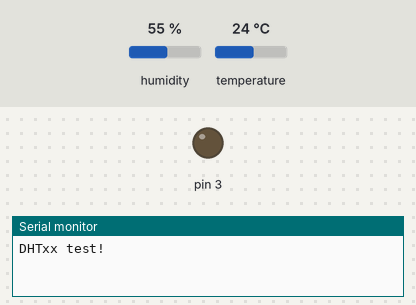
Bench run of a sketch on a simulated Arduino Uno, built with avr-gcc and run on an emulated ATmega328P. On the bench: output pins drawn as LEDs (lit = HIGH), the last lines printed to the serial monitor. The inputs (shaded band) are chosen by the test bench; at power-on: humidity 55 %, temperature 24 °C.

Above: at 1.0 s.
At 5.5 s:
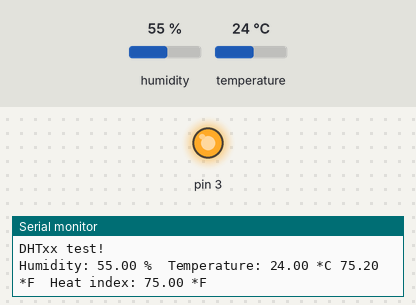
Timing chart, 0 to 7.0 s (numbered marks = the images above):
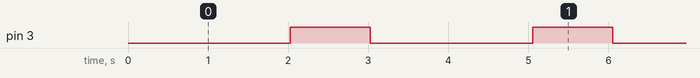

Measured:
- by itself, pin 3: alternates HIGH for 1.0 s and LOW for 2.0 s

The sketch:

arduino_DHT1122_example.ino
```cpp
// Example testing sketch for various DHT humidity/temperature sensors
// Written by ladyada, public domain

#include "DHT.h"

#define DHTPIN 2     // what pin we're connected to

// Uncomment whatever type you're using!
#define DHTTYPE DHT11   // DHT 11
//#define DHTTYPE DHT22   // DHT 22  (AM2302)
//#define DHTTYPE DHT21   // DHT 21 (AM2301)

// Initialize DHT sensor for normal 16mhz Arduino
DHT dht(DHTPIN, DHTTYPE);

void setup() {
  Serial.begin(9600);
  pinMode(3,OUTPUT);
  Serial.println("DHTxx test!");
  dht.begin();
}

void loop() {
  // Wait a few seconds between measurements.
  delay(2000);

  // Reading temperature or humidity takes about 250 milliseconds!
  // Sensor readings may also be up to 2 seconds 'old' (its a very slow sensor)
  float h = dht.readHumidity();
  // Read temperature as Celsius
  float t = dht.readTemperature();
  // Read temperature as Fahrenheit
  float f = dht.readTemperature(true);


  // Check if any reads failed and exit early (to try again).
  if (isnan(h) || isnan(t) || isnan(f)) {
    Serial.println("Failed to read from DHT sensor!");
    return;
  } else {
    digitalWrite(3,HIGH);
    delay(1000);
    digitalWrite(3,LOW);
  }

  // Compute heat index
  // Must send in temp in Fahrenheit!
  float hi = dht.computeHeatIndex(f, h);

  Serial.print("Humidity: ");
  Serial.print(h);
  Serial.print(" %\t");
  Serial.print("Temperature: ");
  Serial.print(t);
  Serial.print(" *C ");
  Serial.print(f);
  Serial.print(" *F\t");
  Serial.print("Heat index: ");
  Serial.print(hi);
  Serial.println(" *F");
}
```

lab02_async_LEDs.ino
```cpp
// Globals
//
// volatile tells the compiler that the variable might
// change outside the main execution thread, which it
// does in the ISR (which the compiler doesn't see),
// so that the compiler won't optimize out parts of
// our code with that variable.
//
// global variable to count the number of overflows
volatile uint8_t tot_overflow;

// initialize timer0, interrupt and variable
// -------------------------------------------
// Flash green LED every 50ms
//
// We use a Timer0 prescaler to reduce a high fequency
// electrical signal to a lower frequency by integer division
//
// We use an interrupt every time the Timer0 overflows
//
void timer0_init()
{
    // set up timer with prescaler = 256
    TCCR0B |= (1 << CS02);

    // initialize counter
    TCNT0 = 0;

    // enable overflow interrupt
    TIMSK0 |= (1 << TOIE0);

    // enable global interrupts
    sei();

    // initialize overflow counter variable
    tot_overflow = 0;
}

// initialize timer1, interrupt and variable
// -------------------------------------------
// Flash blue LED every 1s
//
// We use a Timer1 prescaler to reduce a high fequency
// electrical signal to a lower frequency by integer division
//
// We use Clear Timer on Compare (CTC) mode
//
// We use Interrupts with CTC mode
//
void timer1_init()
{
    // set up timer with prescaler = 256 and CTC mode
    TCCR1B |= (1 << WGM12)|(1 << CS12);

    // initialize counter
    TCNT1 = 0;

    // initialize compare value
    OCR1A = 62500;

    // enable compare interrupt
    TIMSK1 |= (1 << OCIE1A);
}

// initialize timer2
// -------------------------------------------
// Flash red LED every 16ms
//
// We use a Timer0 prescaler to reduce a high fequency
// electrical signal to a lower frequency by integer division
//
// We use Clear Timer on Compare (CTC) mode
//
// We use Hardware CTC Mode without interrupts
//
void timer2_init()
{
    // set up timer OC2A pin in toggle mode and CTC mode
    TCCR2A |= (1 << COM2A0)|(1 << WGM21);
    // set up timer with prescaler = 1024
    TCCR2B |= (1 << CS22)|(1 << CS21)|(1 << CS20);
    // initialize counter
    TCNT2 = 0;
    // initialize compare value
    OCR2A = 250;
}


// TIMER0 overflow interrupt service routine
// called whenever TCNT0 overflows
ISR(TIMER0_OVF_vect)
{
    // keep a track of number of overflows
    tot_overflow++;
}

// this ISR is fired whenever a match occurs
// hence, toggle led here itself..
ISR (TIMER1_COMPA_vect)
{
    // toggle led here
    PORTC ^= (1 << 1);
}

int main(void)
{
    // connect 1 (green) led to pin PB0
    DDRB |= (1 << 0);

    // connect 2 (blue) led to pin PC1
    DDRC |= (1 << 1);

    // connect 3 (red) led to pin PB3 (OC2A)
    DDRB |= (1 << 3);

    // initialize timer0
    timer0_init();

    // initialize timer1
    timer1_init();

    // initialize timer2
    timer2_init();

    // loop forever
    while(1)
    {
        // check if no. of overflows = 12
        // If the Timer0 has overflown 12 times,
        // 12 * 4.096ms = 49.152ms would have passed.
        //
        // In the 13th iteration, we need a delay of 50ms - 49.152ms = 0.848ms.
        //
        // Thus, in the 13th iteration, we only allow the timer
        // to count up to 53, and then reset it
        //
        if (tot_overflow >= 12)  // NOTE: '>=' is used
        {
            // check if the timer count reaches 53
            if (TCNT0 >= 53)
            {
                PORTB ^= (1 << 0);    // toggles the led
                TCNT0 = 0;            // reset counter
                tot_overflow = 0;     // reset overflow counter
            }
        }
    }
}
```
